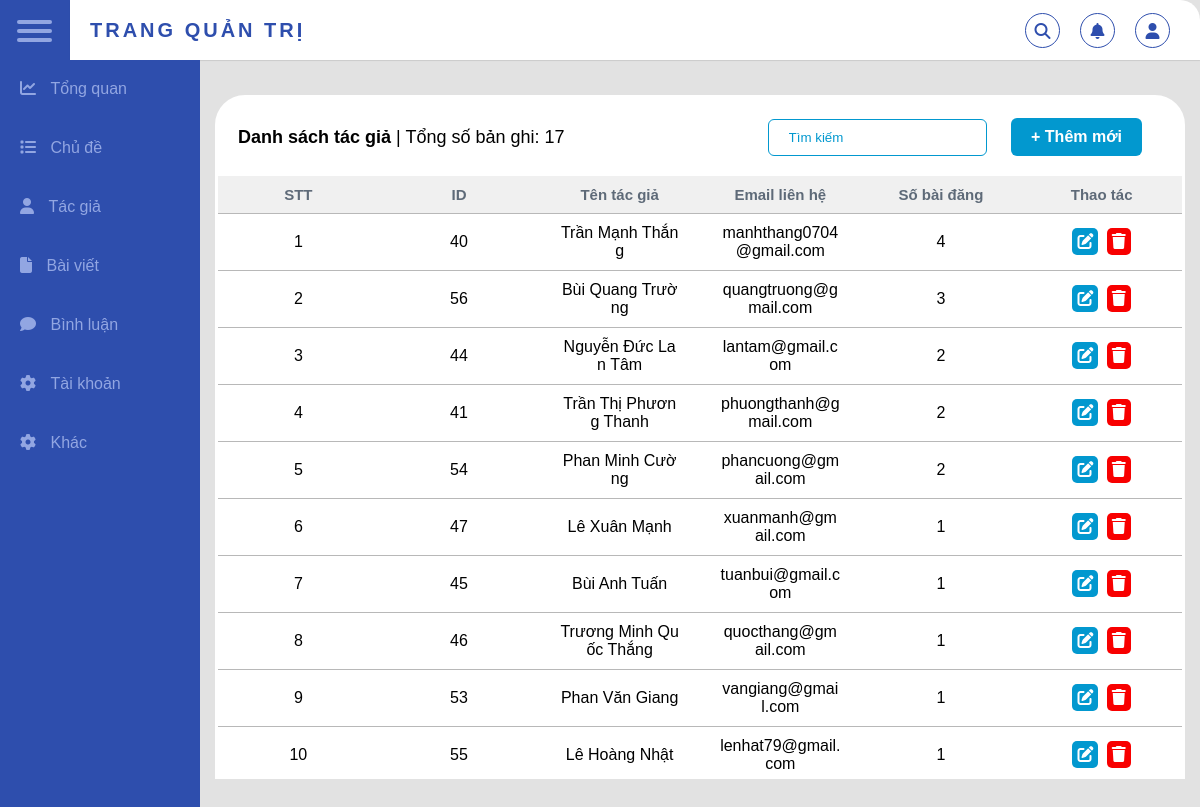
Screenshot of /backend/author_list.php with the database file from the repository.
### tables this page shows
CREATE TABLE `author` (
  `author_id` int NOT NULL,
  `author_name` varchar(255) NOT NULL,
  `author_mail` varchar(255) NOT NULL
);

### backend/database.php (called while the page is built, shortened)
<?php
class Database
{
    public $host = "localhost";
    public $user = "root";
    public $pass  = "";
    public $dbname  = "review";
    public $link;
    private function connectDB()
    {
        $this->link = new mysqli(
            $this->host,
            $this->user,
            $this->pass,
            $this->dbname
        );
    }
    public function select($query)
    {
        $result = $this->link->query($query) or
            die($this->link->error . __LINE__);
        if ($result->num_rows > 0) {
            return $result;
        } else {
            return false;
        }
    }
}

### backend/author_class.php (called while the page is built, shortened)
<?php
include_once "database.php";
?>
<?php
class author
{
    private $db;
    public function __construct()
    {
        $this->db = new Database();
    }
    public function show_author()
    {
        $query = "SELECT author.*, COUNT(baiviet.baiviet_id)
                 FROM author LEFT JOIN baiviet ON author.author_id = baiviet.author_id
                 GROUP BY author_name, author_id, author_mail
                 ORDER BY COUNT(baiviet.baiviet_id) DESC";
        $result = $this->db->select($query);
        return $result;
    }
    public function count_author()
    {
        $query = "SELECT COUNT(*) FROM author";
        $result = $this->db->select($query);
        return $result;
    }
}
?>

### backend/author_list.php (the view, shortened to what this page needs)
<?php
include "header_backend.php";
include_once "author_class.php";
?>
<?php
$author = new author;
$show_author = $author->show_author();
$total_author = $author->count_author();
?>
<link rel="stylesheet" href="../css/sticky_table.css" />
<link rel="stylesheet" href="../css/dialog_final.css" />
<link rel="stylesheet" href="https://cdnjs.cloudflare.com/ajax/libs/font-awesome/6.5.2/css/all.min.css" />
<div class="table">
    <div class="table_header">
        <?php
        $result_total_author = $total_author->fetch_assoc();
        ?>
        <p><b>Danh sách tác giả</b> | Tổng số bản ghi: <?php echo $result_total_author['COUNT(*)']; ?></p>
        <div class="right-conner">
            <input type="text" id="searchInput" name="search_author" placeholder="Tìm kiếm" />
            <a href="#my-dialog-add" class="button">+ Thêm mới</a>
                    <?php include "author_add.php"; ?>
        </div>
    </div>
    <div class="table_section">
        <table>
            <thead>
                <tr>
                    <th>STT</th>
                    <th>ID</th>
                    <th>Tên tác giả</th>
                    <th>Email liên hệ</th>
                    <th>Số bài đăng</th>
                    <th>Thao tác</th>
                </tr>
            </thead>
            <tbody>
                <?php
                if ($show_author) {
                    $i = 0;
                    while ($result = $show_author->fetch_assoc()) {
                        $i++;
                ?>
                        <tr>
                            <td><?php echo $i; ?></td>
                            <td><?php echo isset($result['author_id']) ? $result['author_id'] : ''; ?></td>
                            <td><?php echo $result['author_name']; ?></td>
                            <td><?php echo $result['author_mail']; ?></td>
                            <td><?php echo $result['COUNT(baiviet.baiviet_id)']; ?></td>
                            <td>
                                <a href="author_update.php?author_id=<?php echo $result['author_id']; ?>" class="btn btn-update"><i class=" fa-solid fa-pen-to-square"></i></a>
                                <a href="author_delete.php?author_id=<?php echo $result['author_id'] ?>" class="btn btn-delete"><i class="fa-solid fa-trash"></i></a>
                            </td>
                        </tr>
                <?php
                    }
                }
                ?>
            </tbody>
        </table>
    </div>
</div>

### css/styles.css (style rules this page uses)
* { margin: 0; list-style-type: none; padding: 0px; text-decoration: none; box-sizing: border-box; font-family: "Monsterrat", sans-serif; }
body { background-color: #e2e2e2; }

### css/sticky_table.css (style rules this page uses)
* { margin: 0; padding: 0; box-sizing: border-box; }
body { font-family: "Poppins", sans-serif; overflow: hidden; }
.table { width: 100%; border: 3px solid #ffffff; border-top-left-radius: 30px; border-top-right-radius: 30px; background-color: #ffffff; }
.table_header { display: flex; justify-content: space-between; align-items: center; flex-wrap: wrap; padding: 20px; background-color: #ffffff; border-top-left-radius: 25px; border-top-right-radius: 25px; }
.table_header p { color: #000000; font-size: 18px; }
.table_section { height: 600px; overflow: auto; }
table { width: 100%; height: 100%; table-layout: fixed; min-width: 900px; border-collapse: collapse; }
thead th { position: sticky; top: 0; background-color: #f0f0f0; color: #5e6a78; font-size: 15px; }
th, td { border-bottom: 1px solid #b8b8b8; padding: 10px 20px; word-break: break-all; text-align: center; }
.btn-update { background-color: #0298cf; color: #fff; padding: 5px 5px; border-radius: 5px; text-decoration: none; margin-right: 4px; }
.btn-delete { background-color: #f80000; color: #fff; padding: 5px 5px; border-radius: 5px; text-decoration: none; }
::placeholder { color: #0298cf; }
.table_header p { color: #000000; }
.table_header div a.button { margin: 0 20px; }
input { padding: 10px 20px; border: 1px solid #0298cf; border-radius: 6px; color: #0298cf; }
table { width: 100%; table-layout: fixed; min-width: 900px; border-collapse: collapse; }

### backend/author_list.php (style rules this page uses)
.button { display: inline-block; padding: 10px 20px; background-color: #0298cf; color: #fff; text-decoration: none; border: none; border-radius: 6px; cursor: pointer; font-size: 16px; font-weight: bold; transition: background-color 0.3s ease; }

### rows the page displays
author: author_id "40", author_name "Trần Mạnh Thắng", author_mail "manhthang0704@gmail.com", COUNT "4"
author: author_id "56", author_name "Bùi Quang Trường", author_mail "quangtruong@gmail.com", COUNT "3"
author: author_id "44", author_name "Nguyễn Đức Lan Tâm", author_mail "lantam@gmail.com", COUNT "2"
author: author_id "41", author_name "Trần Thị Phương Thanh", author_mail "phuongthanh@gmail.com", COUNT "2"
author: author_id "54", author_name "Phan Minh Cường", author_mail "phancuong@gmail.com", COUNT "2"
author: author_id "47", author_name "Lê Xuân Mạnh", author_mail "xuanmanh@gmail.com", COUNT "1"
author: author_id "45", author_name "Bùi Anh Tuấn", author_mail "tuanbui@gmail.com", COUNT "1"
author: author_id "46", author_name "Trương Minh Quốc Thắng", author_mail "quocthang@gmail.com", COUNT "1"
author: author_id "53", author_name "Phan Văn Giang", author_mail "vangiang@gmail.com", COUNT "1"
author: author_id "55", author_name "Lê Hoàng Nhật", author_mail "lenhat79@gmail.com", COUNT "1"

### other values shown
$result_total_author['COUNT(*)'] "17"
